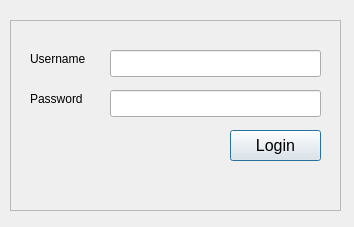
<?xml version="1.0" encoding="UTF-8"?>
<ui version="4.0">
 <class>Dialog</class>
 <widget class="QDialog" name="Dialog">
  <property name="geometry">
   <rect>
    <x>0</x>
    <y>0</y>
    <width>354</width>
    <height>227</height>
   </rect>
  </property>
  <property name="windowTitle">
   <string>Dialog</string>
  </property>
  <widget class="QFrame" name="frame">
   <property name="geometry">
    <rect>
     <x>10</x>
     <y>20</y>
     <width>331</width>
     <height>191</height>
    </rect>
   </property>
   <property name="frameShape">
    <enum>QFrame::StyledPanel</enum>
   </property>
   <property name="frameShadow">
    <enum>QFrame::Raised</enum>
   </property>
   <widget class="QLabel" name="label">
    <property name="geometry">
     <rect>
      <x>20</x>
      <y>30</y>
      <width>71</width>
      <height>17</height>
     </rect>
    </property>
    <property name="text">
     <string>Username</string>
    </property>
   </widget>
   <widget class="QLabel" name="label_2">
    <property name="geometry">
     <rect>
      <x>20</x>
      <y>70</y>
      <width>66</width>
      <height>17</height>
     </rect>
    </property>
    <property name="text">
     <string>Password</string>
    </property>
   </widget>
   <widget class="QLineEdit" name="lineEdit">
    <property name="geometry">
     <rect>
      <x>100</x>
      <y>30</y>
      <width>211</width>
      <height>27</height>
     </rect>
    </property>
    <property name="text">
     <string/>
    </property>
   </widget>
   <widget class="QLineEdit" name="lineEdit_2">
    <property name="geometry">
     <rect>
      <x>100</x>
      <y>70</y>
      <width>211</width>
      <height>27</height>
     </rect>
    </property>
   </widget>
   <widget class="QPushButton" name="pushButton">
    <property name="geometry">
     <rect>
      <x>220</x>
      <y>110</y>
      <width>91</width>
      <height>31</height>
     </rect>
    </property>
    <property name="font">
     <font>
      <pointsize>12</pointsize>
     </font>
    </property>
    <property name="text">
     <string>Login</string>
    </property>
   </widget>
  </widget>
 </widget>
 <resources/>
 <connections/>
</ui>
